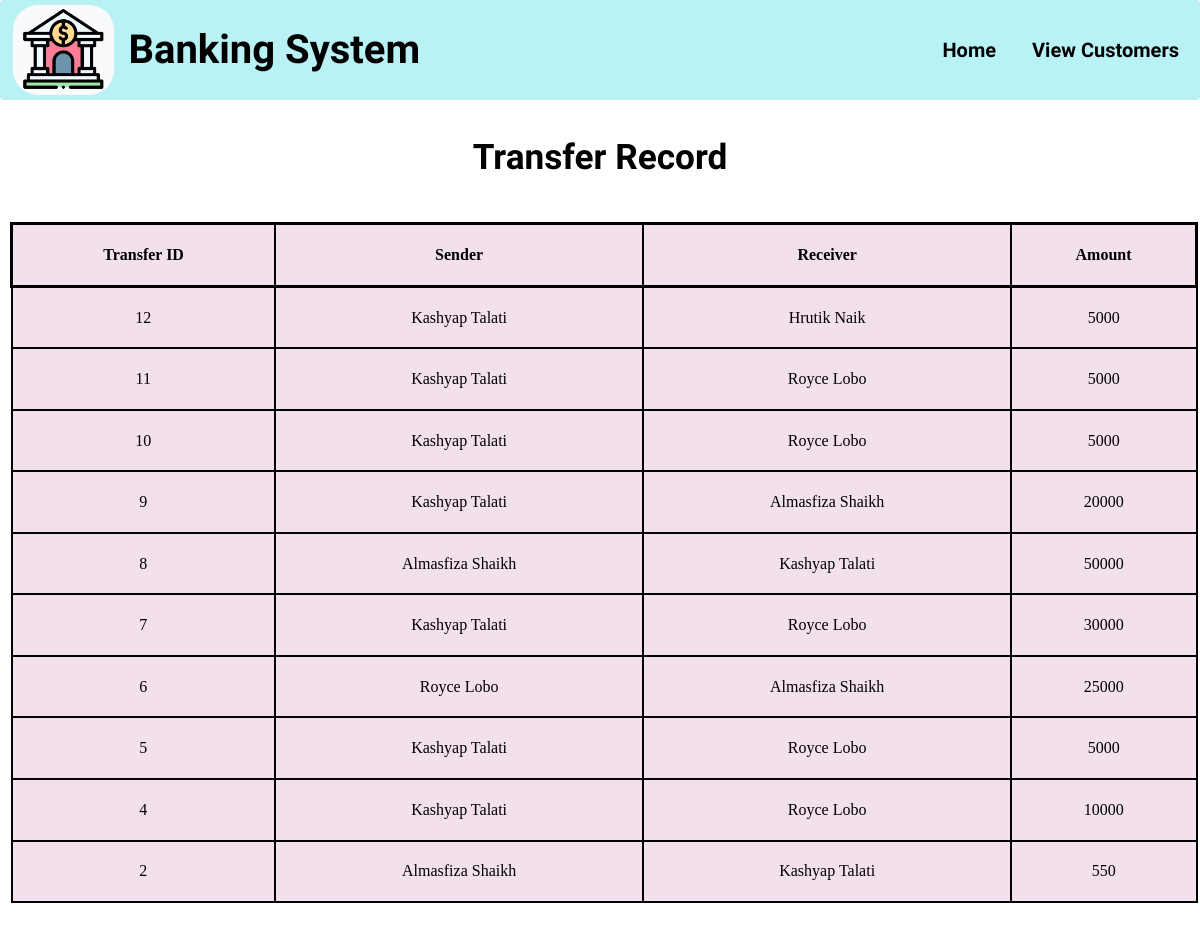
The page /transferrecords.php on the database its author committed.
### tables this page shows
CREATE TABLE `transfer` (
  `transfer_id` int(11) NOT NULL,
  `sender` text NOT NULL,
  `receiver` text NOT NULL,
  `amount` int(11) NOT NULL
);

### transferrecords.php (the view, shortened to what this page needs)
<?php
    $con = mysqli_connect("localhost", "root", "", "bank");
?>
<!DOCTYPE html>
<html lang="en">
<head>
    <link rel="stylesheet" href= "https://maxcdn.bootstrapcdn.com/bootstrap/4.4.1/css/bootstrap.min.css">
    <link rel="stylesheet" href="http://anijs.github.io/lib/anicollection/anicollection.css">
    <link rel="stylesheet" href="https://stackpath.bootstrapcdn.com/bootstrap/4.4.1/css/bootstrap.min.css"integrity="sha384-Vkoo8x4CGsO3+Hhxv8T/Q5PaXtkKtu6ug5TOeNV6gBiFeWPGFN9MuhOf23Q9Ifjh">
    <link rel="stylesheet" href="index.css">
</head>
<body style="background-color: #fff" onload="loader()">
<div class="container-fluid myclass" style="padding:0px; margin:0px;">
        <nav class="navbar navbar-expand-sm  navbar-toggler navbar-light" style="background-color:transparent; background-color:#B8F2F5; opacity:1;">
            <img  style="border-radius: 25px;" height="90"src="./images/bank_icon.jpeg">
            <div class="navbar-brand font-weight-bold " id="title" data-anijs="if: mouseover, do: slideInUp animated" style="color:black;font-family: 'Courgette', cursive;;font-size:2em;">
                &nbsp;Banking System
            </div>
            <div class="collapse navbar-collapse" id="navbarTogglerDemo02" style="float:right;">
                <ul class="navbar-nav ml-auto font-weight-bold"  style="font-size:small; color:pink; ">
                <li class="nav-item">
                        <a class="nav-link " href="index.php" style="color:black;font-weight:1em;">
                            <span style="padding-right:20px;font-family: 'Courgette', cursive;font-size: 20px;" >&nbsp;&nbsp;Home</span>
                        </a>
                    </li>
                    <li class="nav-item">
                        <a class="nav-link" href="viewcustomers.php" style="color:black;font-weight:1em;font-family: 'Courgette', cursive;font-size: 20px;">
                            View Customers
                        </a>
                    </li>
                </ul>
            </div>
        </nav>
    <div>
<div class="usertable">
    <h3 class="font-weight-bold"style="text-align:center;color:black;font-family: 'Courgette', cursive;font-size:2.2em;padding:3%;">Transfer Record</h3>
    <table id="myTable">
          <tr style="border: 3px solid black;">
            <th style="background-color: #f2e1ec;border-color: black;color: black">Transfer ID</th>
            <th style="background-color: #f2e1ec;border-color: black;color: black">Sender</th>
            <th style="background-color: #f2e1ec;border-color: black;color: black">Receiver</th>
            <th style="background-color: #f2e1ec;border-color: black;color: black">Amount</th>
          </tr>
          <?php
        $sql = "SELECT * FROM `transfer` ORDER BY transfer_id DESC LIMIT 10";
        $result = mysqli_query($con, $sql);
        while($row = mysqli_fetch_assoc($result)){
            echo "<tr>";
            echo "<form method ='post' action = 'acustomer.php'>";
            echo "<td style='background-color: #f2e1ec;border-color: black;color: black'>". $row['transfer_id'] . "</td>
            <td style='background-color: #f2e1ec;border-color: black;color: black'>". $row['sender'] . "</td>
            <td style='background-color: #f2e1ec;border-color: black;color: black'>". $row['receiver'] . "</td>
            <td style='background-color: #f2e1ec;border-color: black;color: black'>". $row['amount'] . "</td>";
            echo "</form>";
         echo  "</tr>";
        }
        ?>
    </table>
</div>
<br><br>
</body>
</html>

### index.css (style rules this page uses)
* { font-family:'Times New Roman'; }
table { border:2px solid #800000; width:99%; margin:2px 10px; font-weight: 500; }
table tr td { border:2px solid #800000; padding:1.5% 3%; text-align: center; justify-content: center; }
table tr th { border:2px solid #800000; padding:1.5% 3%; color:#800000; background-color: #fff; text-align: center; justify-content: center; }

### rows shown on the page
transfer: transfer_id "12", sender "Kashyap Talati", receiver "Hrutik Naik", amount "5000"
transfer: transfer_id "11", sender "Kashyap Talati", receiver "Royce Lobo", amount "5000"
transfer: transfer_id "10", sender "Kashyap Talati", receiver "Royce Lobo", amount "5000"
transfer: transfer_id "9", sender "Kashyap Talati", receiver "Almasfiza Shaikh", amount "20000"
transfer: transfer_id "8", sender "Almasfiza Shaikh", receiver "Kashyap Talati", amount "50000"
transfer: transfer_id "7", sender "Kashyap Talati", receiver "Royce Lobo", amount "30000"
transfer: transfer_id "6", sender "Royce Lobo", receiver "Almasfiza Shaikh", amount "25000"
transfer: transfer_id "5", sender "Kashyap Talati", receiver "Royce Lobo", amount "5000"
transfer: transfer_id "4", sender "Kashyap Talati", receiver "Royce Lobo", amount "10000"
transfer: transfer_id "2", sender "Almasfiza Shaikh", receiver "Kashyap Talati", amount "550"
